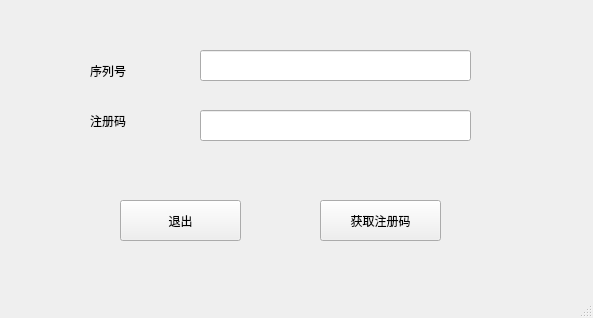
<?xml version="1.0" encoding="UTF-8"?>
<ui version="4.0">
 <class>RegisterServerClass</class>
 <widget class="QMainWindow" name="RegisterServerClass">
  <property name="geometry">
   <rect>
    <x>0</x>
    <y>0</y>
    <width>593</width>
    <height>318</height>
   </rect>
  </property>
  <property name="windowTitle">
   <string>RegisterServer</string>
  </property>
  <widget class="QWidget" name="centralWidget">
   <widget class="QLabel" name="label">
    <property name="geometry">
     <rect>
      <x>90</x>
      <y>50</y>
      <width>81</width>
      <height>41</height>
     </rect>
    </property>
    <property name="text">
     <string>序列号</string>
    </property>
   </widget>
   <widget class="QLineEdit" name="lineEdit">
    <property name="geometry">
     <rect>
      <x>200</x>
      <y>50</y>
      <width>271</width>
      <height>31</height>
     </rect>
    </property>
   </widget>
   <widget class="QLineEdit" name="lineEdit_2">
    <property name="geometry">
     <rect>
      <x>200</x>
      <y>110</y>
      <width>271</width>
      <height>31</height>
     </rect>
    </property>
   </widget>
   <widget class="QLabel" name="label_2">
    <property name="geometry">
     <rect>
      <x>90</x>
      <y>100</y>
      <width>81</width>
      <height>41</height>
     </rect>
    </property>
    <property name="text">
     <string>注册码</string>
    </property>
   </widget>
   <widget class="QPushButton" name="pushButton">
    <property name="geometry">
     <rect>
      <x>120</x>
      <y>200</y>
      <width>121</width>
      <height>41</height>
     </rect>
    </property>
    <property name="text">
     <string>退出</string>
    </property>
   </widget>
   <widget class="QPushButton" name="pushButton_2">
    <property name="geometry">
     <rect>
      <x>320</x>
      <y>200</y>
      <width>121</width>
      <height>41</height>
     </rect>
    </property>
    <property name="text">
     <string>获取注册码</string>
    </property>
   </widget>
  </widget>
  <widget class="QMenuBar" name="menuBar">
   <property name="geometry">
    <rect>
     <x>0</x>
     <y>0</y>
     <width>593</width>
     <height>19</height>
    </rect>
   </property>
  </widget>
  <widget class="QStatusBar" name="statusBar"/>
 </widget>
 <layoutdefault spacing="6" margin="11"/>
 <resources>
  <include location="registerserver.qrc"/>
 </resources>
 <connections/>
</ui>
